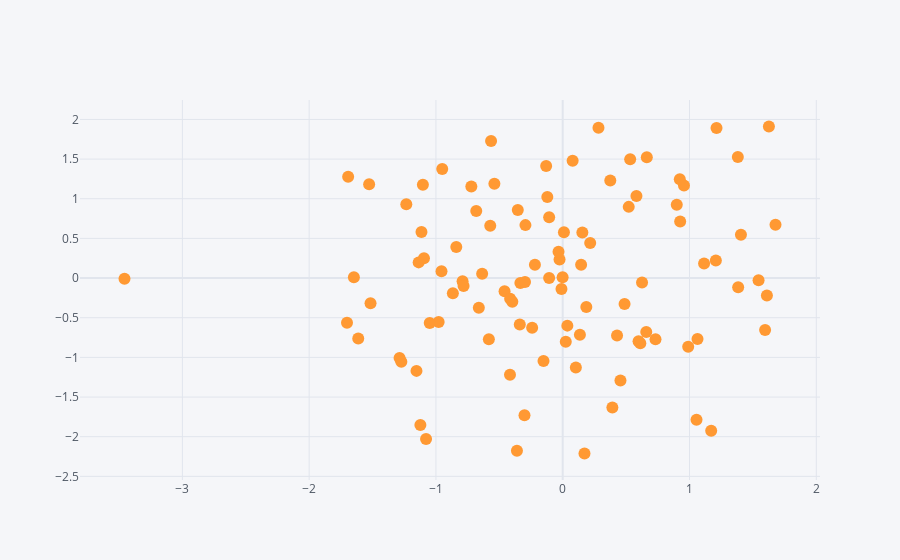

Notebook code cell kept with this figure:
### Code cell
# mode parameter is used to make the scatter points appear without lines 
df.iplot(kind='scatter',x='A',y='B',mode='markers')
